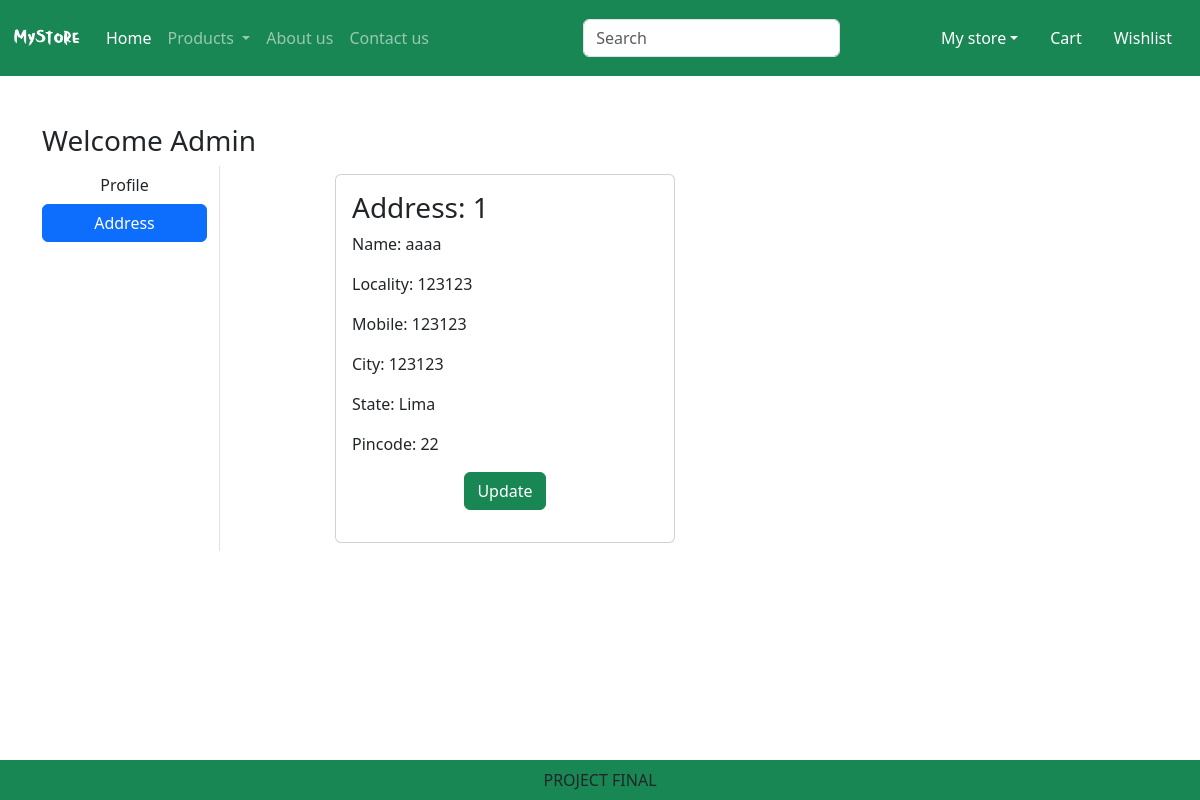
Page /address/ (signed in) on the earlier database version.
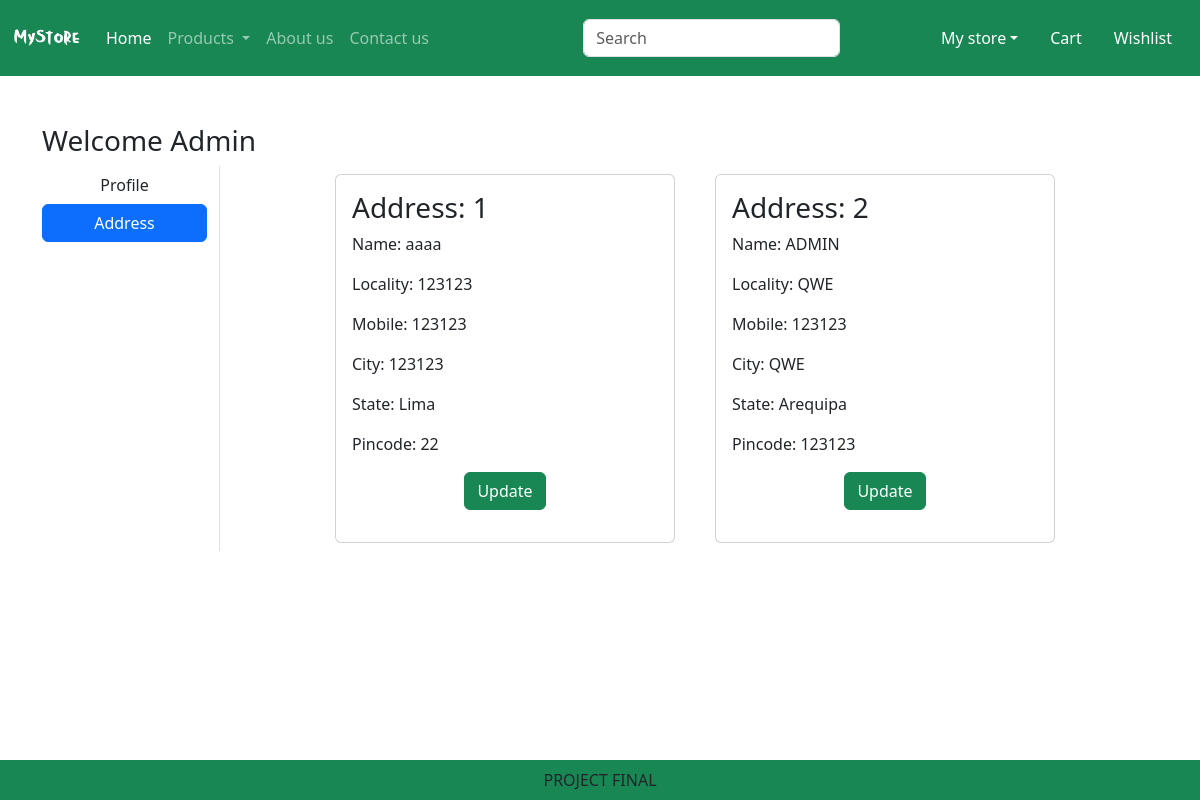
Same page on the later database version.
### app/models.py (models this page shows, shortened)
class Customer(models.Model):
    user=models.ForeignKey(User, on_delete=models.CASCADE)
    name=models.CharField(max_length=200)
    locality=models.CharField(max_length=200)
    city=models.CharField(max_length=50)
    mobile=models.IntegerField(default=0)
    zipcode=models.IntegerField()
    state=models.CharField(choices=STATE_CHOICES, max_length=100)

### app/views.py (the view)
# urls.py: path('address/', views.address , name='address'),
def address(request):
    add = Customer.objects.filter(user=request.user)
    return render(request,'app/address.html', locals())

### app/templates/app/address.html (shortened to what this page needs)
{% extends 'app/base.html' %}
{% load static %}
{% block main-content %}
<div class ="container my-5">
    <div class ="row">
        <h3>Welcome <span class="text-capitalize">{{request.user}}</span></h3>
        <div class="col-sm-2 border-end">
            <ul class="list-unstyled">
                <li class="d-grid"><a href ="{% url 'profile' %}" class="btn">Profile</a></li>
                <li class="d-grid"><a href ="{% url 'address' %}" class="btn btn-primary">Address</a></li>
            </ul>
        </div>
        <div class="col-sm-8 offset-sm-1">
            <div class="row">
                {% for ad in add %}
                <div class ="col-sm-6">
                    <div class ="card m-2">
                        <div class ="card-body">
                            <h3>Address: {{forloop.counter}}</h3>
                            <p>Name: {{ad.name}}</p>
                            <p>Locality: {{ad.locality}}</p>
                            <p>Mobile: {{ad.mobile}}</p>
                            <p>City: {{ad.city}}</p>
                            <p>State: {{ad.state}}</p>
                            <p>Pincode: {{ad.zipcode}}</p>
                            <p class="text-center"><a href="{% url 'updateAddress' pk=ad.id %}" type="button" class="btn btn-success">Update</a></p>
                        </div>
                    </div>
                </div>
                {% endfor %}
            </div>
        </div>
    </div>
</div>
{% endblock main-content %}

Differences in the rows shown:
added Customer: name "ADMIN", locality "QWE", mobile "123123", city "QWE", state "Arequipa", zipcode "123123"
